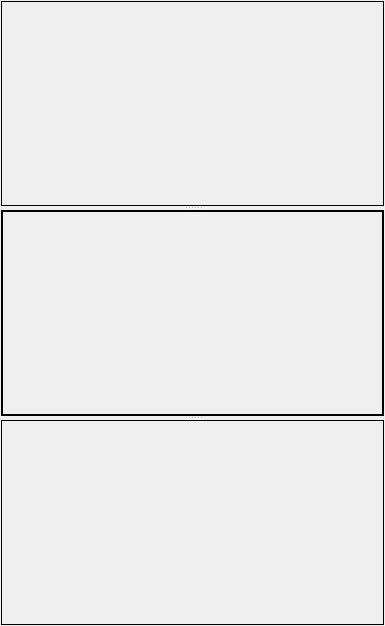
<?xml version="1.0" encoding="UTF-8"?>
<ui version="4.0">
 <class>Form</class>
 <widget class="QWidget" name="Form">
  <property name="geometry">
   <rect>
    <x>0</x>
    <y>0</y>
    <width>385</width>
    <height>626</height>
   </rect>
  </property>
  <property name="windowTitle">
   <string>Form</string>
  </property>
  <layout class="QVBoxLayout" name="verticalLayout">
   <property name="spacing">
    <number>1</number>
   </property>
   <property name="leftMargin">
    <number>1</number>
   </property>
   <property name="topMargin">
    <number>1</number>
   </property>
   <property name="rightMargin">
    <number>1</number>
   </property>
   <property name="bottomMargin">
    <number>1</number>
   </property>
   <item>
    <widget class="QSplitter" name="splitter">
     <property name="orientation">
      <enum>Qt::Vertical</enum>
     </property>
     <widget class="QFrame" name="frm_file">
      <property name="frameShape">
       <enum>QFrame::Box</enum>
      </property>
      <property name="frameShadow">
       <enum>QFrame::Plain</enum>
      </property>
     </widget>
     <widget class="QFrame" name="frm_btn_area">
      <property name="frameShape">
       <enum>QFrame::Box</enum>
      </property>
      <property name="frameShadow">
       <enum>QFrame::Plain</enum>
      </property>
      <property name="lineWidth">
       <number>2</number>
      </property>
     </widget>
     <widget class="QFrame" name="frm_file_sub">
      <property name="frameShape">
       <enum>QFrame::Box</enum>
      </property>
      <property name="frameShadow">
       <enum>QFrame::Plain</enum>
      </property>
     </widget>
    </widget>
   </item>
  </layout>
 </widget>
 <resources/>
 <connections/>
</ui>
